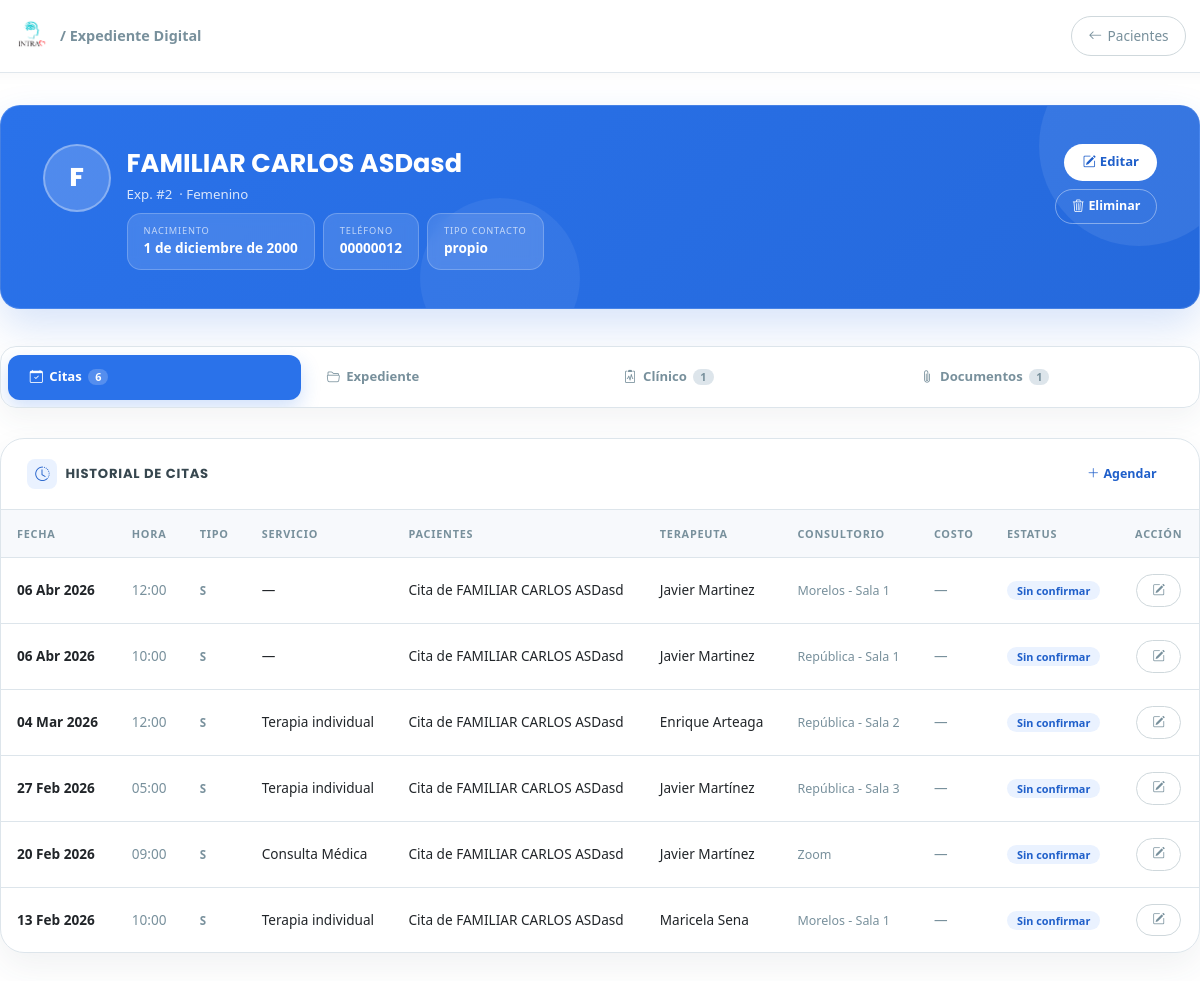
Screenshot of /pacientes/2/ with the database file from the repository.
### clinica/models.py (models this page shows, shortened)
class Paciente(models.Model):
    TIPO_CONTACTO_CHOICES = [
        ('propio', 'Propio'),
        ('madre', 'Madre'),
        ('padre', 'Padre'),
        ('pareja', 'Pareja'),
        ('otro', 'Otro'),
    ]
    SEXO_CHOICES = [
        ('Femenino', 'Femenino'),
        ('Masculino', 'Masculino'),
    ]
    usuario = models.OneToOneField(User, on_delete=models.SET_NULL, null=True, blank=True, related_name='perfil_paciente')
    nombre = models.CharField(max_length=200, verbose_name="Nombre Completo")
    fecha_nacimiento = models.DateField(verbose_name="Fecha de Nacimiento")
    nombre_normalizado = models.CharField(max_length=200, blank=True, editable=False)
    sexo = models.CharField(
        max_length=20,
        choices=SEXO_CHOICES,
        default='Femenino',
        verbose_name="Sexo"
    )
    telefono = models.CharField(max_length=20, verbose_name="Teléfono (WhatsApp)")
    identidad_contacto = models.CharField(max_length=20, choices=TIPO_CONTACTO_CHOICES, default='propio')
    servicio_inicial = models.ForeignKey('Servicio', on_delete=models.SET_NULL, null=True, verbose_name="Servicio Inicial")
    consentimiento_firmado = models.FileField(upload_to='documentos/', blank=True, null=True)
    estudio_socioeconomico = models.FileField(upload_to='documentos/', blank=True, null=True)
    apertura_expediente = models.FileField(upload_to='documentos/', blank=True, null=True)
    resumen_clinico = models.TextField(blank=True, null=True)
    empresa = models.ForeignKey(
        'Empresa', on_delete=models.SET_NULL, null=True, blank=True,
        related_name='pacientes'
    )
    pacientes_relacionados = models.ManyToManyField('self', blank=True, symmetrical=True)
    enlace_resultados = models.URLField(blank=True, null=True)
    fecha_registro = models.DateTimeField(auto_now_add=True)
    class Meta:
        verbose_name = "Paciente"
        verbose_name_plural = "Pacientes"

class Cita(models.Model):
    ESTATUS_CONFIRMADA = 'confirmada'
    ESTATUS_SIN_CONFIRMAR = 'sin_confirmar'
    ESTATUS_REAGENDO = 'reagendo'
    ESTATUS_CANCELO = 'cancelo'
    ESTATUS_SI_ASISTIO = 'si_asistio'
    ESTATUS_NO_ASISTIO = 'no_asistio'
    ESTATUS_INCIDENCIA = 'incidencia'
    ESTATUS_CHOICES = [
        (ESTATUS_CONFIRMADA, 'Confirmada'),
        (ESTATUS_SIN_CONFIRMAR, 'Sin confirmar'),
        (ESTATUS_REAGENDO, 'Reagendo'),
        (ESTATUS_CANCELO, 'Cancelo'),
        (ESTATUS_SI_ASISTIO, 'Si asistio'),
        (ESTATUS_NO_ASISTIO, 'No asistio'),
        (ESTATUS_INCIDENCIA, 'Incidencia'),
    ]
    ESTATUS_ACTIVOS = (
        ESTATUS_CONFIRMADA,
        ESTATUS_SIN_CONFIRMAR,
        ESTATUS_REAGENDO,
        ESTATUS_INCIDENCIA,
    )
    TIPO_NUEVO = 'N'
    TIPO_REFERIDO = 'R'
    TIPO_SEGUIMIENTO = 'S'
    TIPO_PACIENTE_CHOICES = [
        (TIPO_NUEVO, 'Nuevo'),
        (TIPO_REFERIDO, 'Referido'),
        (TIPO_SEGUIMIENTO, 'Seguimiento'),
    ]
    PAGO_CHOICES = [
        ('Terminal', 'Terminal'),
        ('Transferencia', 'Transferencia'),
        ('Efectivo', 'Efectivo'),
        ('Pase', 'Pase'),
    ]
    paciente = models.ForeignKey(Paciente, on_delete=models.CASCADE, related_name='citas')
    pacientes_adicionales = models.ManyToManyField(
        Paciente,
        blank=True,
        related_name='citas_como_adicional',
    )
    fecha = models.DateField()
    hora = models.TimeField()
    tipo_paciente = models.CharField(
        max_length=1,
        choices=TIPO_PACIENTE_CHOICES,
        default=TIPO_SEGUIMIENTO,
    )
    division = models.ForeignKey(Division, on_delete=models.SET_NULL, null=True)
    consultorio = models.ForeignKey(Consultorio, on_delete=models.SET_NULL, null=True)
    servicio = models.ForeignKey(Servicio, on_delete=models.SET_NULL, null=True)
    terapeuta = models.ForeignKey(Terapeuta, on_delete=models.SET_NULL, null=True)
    costo = models.DecimalField(max_digits=10, decimal_places=2, null=True, blank=True)
    metodo_pago = models.CharField(
        max_length=50,
        choices=PAGO_CHOICES,
        null=True,
        blank=True,
    )
    estatus = models.CharField(
        max_length=20,
        choices=ESTATUS_CHOICES,
        default=ESTATUS_SIN_CONFIRMAR,
    )
    folio_fiscal = models.CharField(max_length=100, blank=True, null=True)
    notas = models.TextField(blank=True, null=True)
    def pacientes_display_natural(self):
        nombres = [self.paciente.nombre] if self.paciente_id else []
        nombres.extend(list(self.pacientes_adicionales.values_list('nombre', flat=True)))
        if not nombres:
            return ""
        if len(nombres) == 1:
            return nombres[0]
        if len(nombres) == 2:
            return f"{nombres[0]} y {nombres[1]}"
        return f"{', '.join(nombres[:-1])} y {nombres[-1]}"
    def titulo_cita(self):
        pacientes = self.pacientes_display_natural()
        return f"Cita de {pacientes}" if pacientes else "Cita"
    class Meta:
        verbose_name = "Cita"
        verbose_name_plural = "Citas"
        ordering = ['-fecha', '-hora']

class Terapeuta(models.Model):
    usuario = models.OneToOneField(User, on_delete=models.SET_NULL, null=True, blank=True, related_name='perfil_terapeuta')
    nombre = models.CharField(max_length=100)
    activo = models.BooleanField(default=True)
    def __str__(self):
        return self.nombre

class Consultorio(models.Model):
    SEDE_CHOICES = [
        ('republica',      'República'),
        ('morelos',        'Morelos'),
        ('colinas',        'Colinas'),
        ('trabajo_social', 'Trabajo Social'),
        ('zoom',           'Zoom / Online'),
        ('externo',        'Externo'),
    ]
    nombre = models.CharField(max_length=100)
    sede   = models.CharField(max_length=20, choices=SEDE_CHOICES, null=True, blank=True)
    def __str__(self):
        return self.nombre

class Servicio(models.Model):
    nombre = models.CharField(max_length=100)
    def __str__(self):
        return self.nombre

### clinica/views.py (the view)
# urls.py: path('pacientes/<int:paciente_id>/', clinica_views.detalle_paciente, name='detalle_paciente'),
def detalle_paciente(request, paciente_id):
    paciente = get_object_or_404(Paciente, id=paciente_id)
    historial = Cita.objects.filter(
        Q(paciente=paciente) | Q(pacientes_adicionales=paciente)
    ).distinct().order_by('-fecha', '-hora')
    terapeutas_previos = set(cita.terapeuta for cita in historial if cita.terapeuta)
    notas_historial = NotaTerapeutaPaciente.objects.filter(
        paciente=paciente
    ).select_related('terapeuta').order_by('-creado_en')
    documentos_historial = DocumentoPaciente.objects.filter(
        paciente=paciente
    ).select_related('terapeuta', 'subido_por').order_by('-creado_en')
    reportes_historial = ReporteSesion.objects.filter(
        paciente=paciente
    ).select_related('terapeuta').order_by('-fecha', '-creado_en')
    apertura = getattr(paciente, 'apertura_expediente_obj', None)
    context = {
        'paciente': paciente,
        'historial': historial,
        'terapeutas_previos': terapeutas_previos,
        'notas_historial': notas_historial,
        'documentos_historial': documentos_historial,
        'reportes_historial': reportes_historial,
        'apertura': apertura,
    }
    return render(request, 'clinica/detalle_paciente.html', context)

### clinica/models.py (called while the page is built)
    @property
    def autor_display(self):
        return self.terapeuta.nombre if self.terapeuta_id else 'Sin terapeuta'

    @property
    def autor_display(self):
        if self.terapeuta_id:
            return self.terapeuta.nombre
        if self.subido_por_id:
            nombre = self.subido_por.get_full_name().strip()
            return nombre or self.subido_por.username
        return 'Usuario no identificado'

    def __str__(self):
        return self.nombre

### clinica/templates/clinica/detalle_paciente.html (shortened to what this page needs)
{% load static %}
<!DOCTYPE html>
<html lang="es">
<head>
  <link href="https://cdn.jsdelivr.net/npm/bootstrap@5.3.0/dist/css/bootstrap.min.css" rel="stylesheet">
  <link rel="stylesheet" href="https://cdn.jsdelivr.net/npm/bootstrap-icons@1.11.3/font/bootstrap-icons.css">
</head>
<body>
<nav class="top-nav">
  <a href="{% url 'home' %}" class="top-nav-brand">
    <img src="{% static 'clinica/images/logo.png' %}" alt="INTRA">
    <span>/ Expediente Digital</span>
  </a>
  <a href="{% url 'lista_pacientes' %}" class="btn-nav-back">
    <i class="bi bi-arrow-left"></i>Pacientes
  </a>
</nav>
<div class="page">
  <div class="hero">
    <div class="d-flex align-items-start gap-3 position-relative" style="z-index:1;">
      <div class="hero-avatar">{{ paciente.nombre|slice:":1" }}</div>
      <div style="flex:1;min-width:0;">
        <div class="hero-name">{{ paciente.nombre }}</div>
        <div class="hero-sub">
          Exp. #{{ paciente.id }}
          {% if paciente.sexo %}&nbsp;·&nbsp;{{ paciente.sexo }}{% endif %}
        </div>
        <div class="d-flex flex-wrap gap-2 mt-2">
          <div class="stat-pill">
            <div class="sp-lbl">Nacimiento</div>
            <div class="sp-val">{{ paciente.fecha_nacimiento }}</div>
          </div>
          <div class="stat-pill">
            <div class="sp-lbl">Teléfono</div>
            <div class="sp-val">{{ paciente.telefono }}</div>
          </div>
          {% if paciente.identidad_contacto %}
          <div class="stat-pill">
            <div class="sp-lbl">Tipo contacto</div>
            <div class="sp-val">{{ paciente.identidad_contacto }}</div>
          </div>
          {% endif %}
        </div>
      </div>
      <div class="hero-actions flex-shrink-0">
        <a href="{% url 'editar_paciente' paciente.id %}" class="btn-hero-primary">
          <i class="bi bi-pencil-square me-1"></i>Editar
        </a>
        <button class="btn-hero-danger" data-bs-toggle="modal" data-bs-target="#modalEliminar">
          <i class="bi bi-trash3 me-1"></i>Eliminar
        </button>
      </div>
    </div>
  </div>
  <div class="tab-nav" role="tablist">
    <button class="active" onclick="switchTab('citas',this)" role="tab">
      <i class="bi bi-calendar-check"></i>Citas
      <span class="tab-badge">{{ historial|length }}</span>
    </button>
    <button onclick="switchTab('expediente',this)" role="tab">
      <i class="bi bi-folder2-open"></i>Expediente
    </button>
    <button onclick="switchTab('clinico',this)" role="tab">
      <i class="bi bi-clipboard2-pulse"></i>Clínico
      {% if reportes_historial %}<span class="tab-badge">{{ reportes_historial|length }}</span>{% endif %}
    </button>
    <button onclick="switchTab('documentos',this)" role="tab">
      <i class="bi bi-paperclip"></i>Documentos
      {% if documentos_historial %}<span class="tab-badge">{{ documentos_historial|length }}</span>{% endif %}
    </button>
  </div>
  <div id="tab-citas" class="tab-panel active">
    <div class="xcard">
      <div class="xcard-hd">
        <div class="d-flex align-items-center gap-2">
          <div class="xcard-icon"><i class="bi bi-clock-history"></i></div>
          <span class="xcard-title">Historial de Citas</span>
        </div>
        <a href="{% url 'crear_cita' %}?paciente={{ paciente.id }}" class="btn-hero-primary" style="padding:.38rem 1rem;font-size:.78rem;">
          <i class="bi bi-plus-lg me-1"></i>Agendar
        </a>
      </div>
      <div class="table-responsive">
        <table class="citas-table">
          <thead>
            <tr>
              <th>Fecha</th>
              <th>Hora</th>
              <th>Tipo</th>
              <th>Servicio</th>
              <th>Pacientes</th>
              <th>Terapeuta</th>
              <th>Consultorio</th>
              <th>Costo</th>
              <th>Estatus</th>
              <th style="text-align:center;">Acción</th>
            </tr>
          </thead>
          <tbody>
            {% for cita in historial %}
            <tr>
              <td style="font-weight:600;">{{ cita.fecha|date:"d M Y" }}</td>
              <td style="color:var(--muted);">{{ cita.hora|time:"H:i" }}</td>
              <td><span style="font-size:.72rem;font-weight:700;color:var(--muted);">{{ cita.tipo_paciente|default:"—" }}</span></td>
              <td>{{ cita.servicio|default:"—" }}</td>
              <td>{{ cita.titulo_cita }}</td>
              <td>{{ cita.terapeuta|default:"—" }}</td>
              <td><span style="font-size:.78rem;color:var(--muted);">{{ cita.consultorio|default:"—" }}</span></td>
              <td>{% if cita.costo %}<span style="font-weight:600;">${{ cita.costo }}</span>{% else %}<span style="color:var(--muted);">—</span>{% endif %}</td>
              <td>
                {% if cita.estatus == 'confirmada' %}<span class="est est-confirmada">Confirmada</span>
                {% elif cita.estatus == 'sin_confirmar' %}<span class="est est-sin">Sin confirmar</span>
                {% elif cita.estatus == 'reagendo' %}<span class="est est-reagendo">Reagendó</span>
                {% elif cita.estatus == 'cancelo' %}<span class="est est-cancelo">Canceló</span>
                {% elif cita.estatus == 'si_asistio' %}<span class="est est-asistio">Asistió</span>
                {% elif cita.estatus == 'no_asistio' %}<span class="est est-no-asistio">No asistió</span>
                {% elif cita.estatus == 'incidencia' %}<span class="est est-incidencia">Incidencia</span>
                {% else %}<span class="est" style="background:#F2F4F8;color:var(--muted);">{{ cita.get_estatus_display }}</span>{% endif %}
              </td>
              <td style="text-align:center;">
                {% if cita.estatus != 'cancelo' and cita.estatus != 'no_asistio' %}
                <a href="{% url 'editar_cita' cita.id %}?next=paciente" class="btn-ghost" title="Editar cita">
                  <i class="bi bi-pencil-square"></i>
                </a>
                {% else %}
                <span style="color:var(--border);">—</span>
                {% endif %}
              </td>
            </tr>
            {% empty %}
            <tr><td colspan="10"><div class="empty"><i class="bi bi-calendar-x"></i>Sin citas registradas</div></td></tr>
            {% endfor %}
          </tbody>
        </table>
      </div>
    </div>
  </div>
</div>
</body>
</html>

### rows the page displays
Paciente: nombre "F", nombre "FAMILIAR CARLOS ASDasd", id "2", sexo "Femenino", fecha_nacimiento "1 de diciembre de 2000", telefono "00000012", identidad_contacto "propio"
Cita: fecha "06 Abr 2026", hora "12:00", tipo_paciente "S", servicio "—", titulo_cita "Cita de FAMILIAR CARLOS ASDasd", terapeuta "Javier Martinez", consultorio "Morelos - Sala 1", estatus "Sin confirmar"
Cita: fecha "06 Abr 2026", hora "10:00", tipo_paciente "S", servicio "—", titulo_cita "Cita de FAMILIAR CARLOS ASDasd", terapeuta "Javier Martinez", consultorio "República - Sala 1", estatus "Sin confirmar"
Cita: fecha "04 Mar 2026", hora "12:00", tipo_paciente "S", servicio "Terapia individual", titulo_cita "Cita de FAMILIAR CARLOS ASDasd", terapeuta "Enrique Arteaga", consultorio "República - Sala 2", estatus "Sin confirmar"
Cita: fecha "27 Feb 2026", hora "05:00", tipo_paciente "S", servicio "Terapia individual", titulo_cita "Cita de FAMILIAR CARLOS ASDasd", terapeuta "Javier Martínez", consultorio "República - Sala 3", estatus "Sin confirmar"
Cita: fecha "20 Feb 2026", hora "09:00", tipo_paciente "S", servicio "Consulta Médica", titulo_cita "Cita de FAMILIAR CARLOS ASDasd", terapeuta "Javier Martínez", consultorio "Zoom", estatus "Sin confirmar"
Cita: fecha "13 Feb 2026", hora "10:00", tipo_paciente "S", servicio "Terapia individual", titulo_cita "Cita de FAMILIAR CARLOS ASDasd", terapeuta "Maricela Sena", consultorio "Morelos - Sala 1", estatus "Sin confirmar"

### other values shown
{{ historial|length }} "6"
{{ reportes_historial|length }} "1"
{{ documentos_historial|length }} "1"
